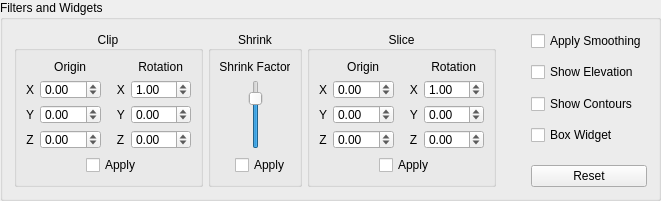
           <widget class="QGroupBox" name="filters">
            <property name="sizePolicy">
             <sizepolicy hsizetype="Expanding" vsizetype="Preferred">
              <horstretch>0</horstretch>
              <verstretch>0</verstretch>
             </sizepolicy>
            </property>
            <property name="maximumSize">
             <size>
              <width>960</width>
              <height>191</height>
             </size>
            </property>
            <property name="title">
             <string>Filters and Widgets</string>
            </property>
            <layout class="QVBoxLayout" name="verticalLayout_23">
             <item>
              <layout class="QHBoxLayout" name="horizontalLayout_9">
               <property name="spacing">
                <number>5</number>
               </property>
               <property name="topMargin">
                <number>0</number>
               </property>
               <item>
                <widget class="QGroupBox" name="clip">
                 <property name="maximumSize">
                  <size>
                   <width>189</width>
                   <height>156</height>
                  </size>
                 </property>
                 <property name="title">
                  <string>Clip</string>
                 </property>
                 <property name="alignment">
                  <set>Qt::AlignCenter</set>
                 </property>
                 <property name="flat">
                  <bool>false</bool>
                 </property>
                 <layout class="QHBoxLayout" name="horizontalLayout_28">
                  <item>
                   <layout class="QVBoxLayout" name="verticalLayout_18">
                    <item>
                     <layout class="QHBoxLayout" name="horizontalLayout_26">
                      <item>
                       <layout class="QVBoxLayout" name="verticalLayout_16">
                        <item>
                         <widget class="QLabel" name="label">
                          <property name="font">
                           <font>
                            <underline>false</underline>
                           </font>
                          </property>
                          <property name="text">
                           <string>    Origin</string>
                          </property>
                          <property name="alignment">
                           <set>Qt::AlignCenter</set>
                          </property>
                         </widget>
                        </item>
                        <item>
                         <layout class="QHBoxLayout" name="horizontalLayout_25">
                          <item>
                           <widget class="QLabel" name="label_8">
                            <property name="text">
                             <string>X</string>
                            </property>
                            <property name="alignment">
                             <set>Qt::AlignCenter</set>
                            </property>
                           </widget>
                          </item>
                          <item>
                           <widget class="QDoubleSpinBox" name="xClipOrigin">
                            <property name="minimum">
                             <double>-99.000000000000000</double>
                            </property>
                            <property name="singleStep">
                             <double>1.000000000000000</double>
                            </property>
                            <property name="value">
                             <double>0.000000000000000</double>
                            </property>
                           </widget>
                          </item>
                         </layout>
                        </item>
                        <item>
                         <layout class="QHBoxLayout" name="horizontalLayout_24">
                          <item>
                           <widget class="QLabel" name="label_10">
                            <property name="text">
                             <string>Y</string>
                            </property>
                            <property name="alignment">
                             <set>Qt::AlignCenter</set>
                            </property>
                           </widget>
                          </item>
                          <item>
                           <widget class="QDoubleSpinBox" name="yClipOrigin">
                            <property name="minimum">
                             <double>-99.000000000000000</double>
                            </property>
                           </widget>
                          </item>
                         </layout>
                        </item>
                        <item>
                         <layout class="QHBoxLayout" name="horizontalLayout_23">
                          <item>
                           <widget class="QLabel" name="label_9">
                            <property name="text">
                             <string>Z</string>
                            </property>
                            <property name="alignment">
                             <set>Qt::AlignCenter</set>
                            </property>
                           </widget>
                          </item>
                          <item>
                           <widget class="QDoubleSpinBox" name="zClipOrigin">
                            <property name="minimum">
                             <double>-99.000000000000000</double>
                            </property>
                           </widget>
                          </item>
                         </layout>
                        </item>
                       </layout>
                      </item>
                      <item>
                       <layout class="QVBoxLayout" name="verticalLayout_17">
                        <item>
                         <widget class="QLabel" name="label_2">
                          <property name="font">
                           <font>
                            <underline>false</underline>
                           </font>
                          </property>
                          <property name="text">
                           <string>       Rotation</string>
                          </property>
                          <property name="alignment">
                           <set>Qt::AlignCenter</set>
                          </property>
                         </widget>
                        </item>
                        <item>
                         <layout class="QHBoxLayout" name="horizontalLayout_20">
                          <item>
                           <widget class="QLabel" name="label_4">
                            <property name="text">
                             <string>   X</string>
                            </property>
                            <property name="alignment">
                             <set>Qt::AlignLeading|Qt::AlignLeft|Qt::AlignVCenter</set>
                            </property>
                           </widget>
                          </item>
                          <item>
                           <widget class="QDoubleSpinBox" name="xClipValue">
                            <property name="minimum">
                             <double>-99.000000000000000</double>
                            </property>
                            <property name="singleStep">
                             <double>1.000000000000000</double>
                            </property>
                            <property name="value">
                             <double>1.000000000000000</double>
                            </property>
                           </widget>
                          </item>
                         </layout>
                        </item>
                        <item>
                         <layout class="QHBoxLayout" name="horizontalLayout_21">
                          <item>
                           <widget class="QLabel" name="label_5">
                            <property name="text">
                             <string>   Y</string>
                            </property>
                           </widget>
                          </item>
                          <item>
                           <widget class="QDoubleSpinBox" name="yClipValue">
                            <property name="minimum">
                             <double>-99.000000000000000</double>
                            </property>
                           </widget>
                          </item>
                         </layout>
                        </item>
                        <item>
                         <layout class="QHBoxLayout" name="horizontalLayout_22">
                          <item>
                           <widget class="QLabel" name="label_6">
                            <property name="text">
                             <string>   Z</string>
                            </property>
                           </widget>
                          </item>
                          <item>
                           <widget class="QDoubleSpinBox" name="zClipValue">
                            <property name="minimum">
                             <double>-99.000000000000000</double>
                            </property>
                           </widget>
                          </item>
                         </layout>
                        </item>
                       </layout>
                      </item>
                     </layout>
                    </item>
                    <item>
                     <layout class="QHBoxLayout" name="horizontalLayout_27">
                      <item>
                       <spacer name="horizontalSpacer_5">
                        <property name="orientation">
                         <enum>Qt::Horizontal</enum>
                        </property>
                        <property name="sizeType">
                         <enum>QSizePolicy::Fixed</enum>
                        </property>
                        <property name="sizeHint" stdset="0">
                         <size>
                          <width>68</width>
                          <height>20</height>
                         </size>
                        </property>
                       </spacer>
                      </item>
                      <item>
                       <widget class="QCheckBox" name="clipFilter">
                        <property name="text">
                         <string>Apply</string>
                        </property>
                       </widget>
                      </item>
                      <item>
                       <spacer name="horizontalSpacer_6">
                        <property name="orientation">
                         <enum>Qt::Horizontal</enum>
                        </property>
                        <property name="sizeType">
                         <enum>QSizePolicy::Fixed</enum>
                        </property>
                        <property name="sizeHint" stdset="0">
                         <size>
                          <width>50</width>
                          <height>20</height>
                         </size>
                        </property>
                       </spacer>
                      </item>
                     </layout>
                    </item>
                   </layout>
                  </item>
                 </layout>
                </widget>
               </item>
               <item>
                <widget class="QGroupBox" name="shrink">
                 <property name="maximumSize">
                  <size>
                   <width>94</width>
                   <height>156</height>
                  </size>
                 </property>
                 <property name="title">
                  <string>Shrink</string>
                 </property>
                 <property name="alignment">
                  <set>Qt::AlignCenter</set>
                 </property>
                 <layout class="QHBoxLayout" name="horizontalLayout_31">
                  <item>
                   <layout class="QVBoxLayout" name="verticalLayout_19">
                    <item>
                     <widget class="QLabel" name="label_7">
                      <property name="text">
                       <string>Shrink Factor</string>
                      </property>
                      <property name="alignment">
                       <set>Qt::AlignCenter</set>
                      </property>
                     </widget>
                    </item>
                    <item>
                     <layout class="QHBoxLayout" name="horizontalLayout_30">
                      <item>
                       <spacer name="horizontalSpacer_8">
                        <property name="orientation">
                         <enum>Qt::Horizontal</enum>
                        </property>
                        <property name="sizeHint" stdset="0">
                         <size>
                          <width>18</width>
                          <height>20</height>
                         </size>
                        </property>
                       </spacer>
                      </item>
                      <item>
                       <widget class="QSlider" name="shrinkSlider">
                        <property name="maximum">
                         <number>100</number>
                        </property>
                        <property name="value">
                         <number>80</number>
                        </property>
                        <property name="orientation">
                         <enum>Qt::Vertical</enum>
                        </property>
                       </widget>
                      </item>
                      <item>
                       <spacer name="horizontalSpacer_7">
                        <property name="orientation">
                         <enum>Qt::Horizontal</enum>
                        </property>
                        <property name="sizeHint" stdset="0">
                         <size>
                          <width>18</width>
                          <height>20</height>
                         </size>
                        </property>
                       </spacer>
                      </item>
                     </layout>
                    </item>
                    <item>
                     <layout class="QHBoxLayout" name="horizontalLayout_29">
                      <item>
                       <spacer name="horizontalSpacer_9">
                        <property name="orientation">
                         <enum>Qt::Horizontal</enum>
                        </property>
                        <property name="sizeType">
                         <enum>QSizePolicy::Fixed</enum>
                        </property>
                        <property name="sizeHint" stdset="0">
                         <size>
                          <width>15</width>
                          <height>20</height>
                         </size>
                        </property>
                       </spacer>
                      </item>
                      <item>
                       <widget class="QCheckBox" name="shrinkFilter">
                        <property name="text">
                         <string>Apply</string>
                        </property>
                       </widget>
                      </item>
                     </layout>
                    </item>
                   </layout>
                  </item>
                 </layout>
                </widget>
               </item>
               <item>
                <widget class="QGroupBox" name="Slice">
                 <property name="maximumSize">
                  <size>
                   <width>189</width>
                   <height>156</height>
                  </size>
                 </property>
                 <property name="title">
                  <string>Slice</string>
                 </property>
                 <property name="alignment">
                  <set>Qt::AlignCenter</set>
                 </property>
                 <layout class="QHBoxLayout" name="horizontalLayout_19">
                  <item>
                   <layout class="QVBoxLayout" name="verticalLayout_15">
                    <item>
                     <layout class="QHBoxLayout" name="horizontalLayout_18">
                      <item>
                       <layout class="QVBoxLayout" name="verticalLayout_13">
                        <item>
                         <widget class="QLabel" name="label_16">
                          <property name="font">
                           <font>
                            <underline>false</underline>
                           </font>
                          </property>
                          <property name="text">
                           <string>    Origin</string>
                          </property>
                          <property name="alignment">
                           <set>Qt::AlignCenter</set>
                          </property>
                         </widget>
                        </item>
                        <item>
                         <layout class="QHBoxLayout" name="horizontalLayout_16">
                          <item>
                           <widget class="QLabel" name="label_14">
                            <property name="text">
                             <string>X</string>
                            </property>
                            <property name="alignment">
                             <set>Qt::AlignCenter</set>
                            </property>
                           </widget>
                          </item>
                          <item>
                           <widget class="QDoubleSpinBox" name="xSliceOrigin">
                            <property name="minimum">
                             <double>-99.000000000000000</double>
                            </property>
                            <property name="singleStep">
                             <double>1.000000000000000</double>
                            </property>
                            <property name="value">
                             <double>0.000000000000000</double>
                            </property>
                           </widget>
                          </item>
                         </layout>
                        </item>
                        <item>
                         <layout class="QHBoxLayout" name="horizontalLayout_15">
                          <item>
                           <widget class="QLabel" name="label_12">
                            <property name="text">
                             <string>Y</string>
                            </property>
                            <property name="alignment">
                             <set>Qt::AlignCenter</set>
                            </property>
                           </widget>
                          </item>
                          <item>
                           <widget class="QDoubleSpinBox" name="ySliceOrigin">
                            <property name="minimum">
                             <double>-99.000000000000000</double>
                            </property>
                           </widget>
                          </item>
                         </layout>
                        </item>
                        <item>
                         <layout class="QHBoxLayout" name="horizontalLayout_14">
                          <item>
                           <widget class="QLabel" name="label_15">
                            <property name="text">
                             <string>Z</string>
                            </property>
                            <property name="alignment">
                             <set>Qt::AlignCenter</set>
                            </property>
                           </widget>
                          </item>
                          <item>
                           <widget class="QDoubleSpinBox" name="zSliceOrigin">
                            <property name="minimum">
                             <double>-99.000000000000000</double>
                            </property>
                           </widget>
                          </item>
                         </layout>
                        </item>
                       </layout>
                      </item>
                      <item>
                       <layout class="QVBoxLayout" name="verticalLayout_14">
                        <item>
                         <widget class="QLabel" name="label_3">
                          <property name="font">
                           <font>
                            <underline>false</underline>
                           </font>
                          </property>
                          <property name="text">
                           <string>       Rotation</string>
                          </property>
                          <property name="alignment">
                           <set>Qt::AlignCenter</set>
                          </property>
                         </widget>
                        </item>
                        <item>
                         <layout class="QHBoxLayout" name="horizontalLayout_11">
                          <item>
                           <widget class="QLabel" name="label_17">
                            <property name="text">
                             <string>   X</string>
                            </property>
                           </widget>
                          </item>
                          <item>
                           <widget class="QDoubleSpinBox" name="xSliceValue">
                            <property name="minimum">
                             <double>-99.000000000000000</double>
                            </property>
                            <property name="singleStep">
                             <double>1.000000000000000</double>
                            </property>
                            <property name="value">
                             <double>1.000000000000000</double>
                            </property>
                           </widget>
                          </item>
                         </layout>
                        </item>
                        <item>
                         <layout class="QHBoxLayout" name="horizontalLayout_12">
                          <item>
                           <widget class="QLabel" name="label_11">
                            <property name="text">
                             <string>   Y</string>
                            </property>
                           </widget>
                          </item>
                          <item>
                           <widget class="QDoubleSpinBox" name="ySliceValue">
                            <property name="minimum">
                             <double>-99.000000000000000</double>
                            </property>
                           </widget>
                          </item>
                         </layout>
                        </item>
                        <item>
                         <layout class="QHBoxLayout" name="horizontalLayout_13">
                          <item>
                           <widget class="QLabel" name="label_13">
                            <property name="text">
                             <string>   Z</string>
                            </property>
                           </widget>
                          </item>
                          <item>
                           <widget class="QDoubleSpinBox" name="zSliceValue">
                            <property name="minimum">
                             <double>-99.000000000000000</double>
                            </property>
                           </widget>
                          </item>
                         </layout>
                        </item>
                       </layout>
                      </item>
                     </layout>
                    </item>
                    <item>
                     <layout class="QHBoxLayout" name="horizontalLayout_17">
                      <item>
                       <spacer name="horizontalSpacer_3">
                        <property name="orientation">
                         <enum>Qt::Horizontal</enum>
                        </property>
                        <property name="sizeType">
                         <enum>QSizePolicy::Fixed</enum>
                        </property>
                        <property name="sizeHint" stdset="0">
                         <size>
                          <width>68</width>
                          <height>20</height>
                         </size>
                        </property>
                       </spacer>
                      </item>
                      <item>
                       <widget class="QCheckBox" name="sliceFilter">
                        <property name="text">
                         <string>Apply</string>
                        </property>
                       </widget>
                      </item>
                      <item>
                       <spacer name="horizontalSpacer_4">
                        <property name="orientation">
                         <enum>Qt::Horizontal</enum>
                        </property>
                        <property name="sizeType">
                         <enum>QSizePolicy::Fixed</enum>
                        </property>
                        <property name="sizeHint" stdset="0">
                         <size>
                          <width>50</width>
                          <height>20</height>
                         </size>
                        </property>
                       </spacer>
                      </item>
                     </layout>
                    </item>
                   </layout>
                  </item>
                 </layout>
                </widget>
               </item>
               <item>
                <spacer name="horizontalSpacer">
                 <property name="orientation">
                  <enum>Qt::Horizontal</enum>
                 </property>
                 <property name="sizeType">
                  <enum>QSizePolicy::Fixed</enum>
                 </property>
                 <property name="sizeHint" stdset="0">
                  <size>
                   <width>30</width>
                   <height>20</height>
                  </size>
                 </property>
                </spacer>
               </item>
               <item>
                <layout class="QVBoxLayout" name="verticalLayout_11">
                 <item>
                  <widget class="QCheckBox" name="smoothFilter">
                   <property name="text">
                    <string>Apply Smoothing</string>
                   </property>
                  </widget>
                 </item>
                 <item>
                  <spacer name="verticalSpacer">
                   <property name="orientation">
                    <enum>Qt::Vertical</enum>
                   </property>
                   <property name="sizeHint" stdset="0">
                    <size>
                     <width>20</width>
                     <height>10</height>
                    </size>
                   </property>
                  </spacer>
                 </item>
                 <item>
                  <widget class="QCheckBox" name="elevationFilter">
                   <property name="text">
                    <string>Show Elevation</string>
                   </property>
                  </widget>
                 </item>
                 <item>
                  <spacer name="verticalSpacer_2">
                   <property name="orientation">
                    <enum>Qt::Vertical</enum>
                   </property>
                   <property name="sizeHint" stdset="0">
                    <size>
                     <width>20</width>
                     <height>10</height>
                    </size>
                   </property>
                  </spacer>
                 </item>
                 <item>
                  <widget class="QCheckBox" name="contoursFilter">
                   <property name="text">
                    <string>Show Contours</string>
                   </property>
                  </widget>
                 </item>
                 <item>
                  <spacer name="verticalSpacer_3">
                   <property name="orientation">
                    <enum>Qt::Vertical</enum>
                   </property>
                   <property name="sizeHint" stdset="0">
                    <size>
                     <width>20</width>
                     <height>10</height>
                    </size>
                   </property>
                  </spacer>
                 </item>
                 <item>
                  <widget class="QCheckBox" name="boxWidget">
                   <property name="text">
                    <string>Box Widget</string>
                   </property>
                  </widget>
                 </item>
                 <item>
                  <spacer name="verticalSpacer_4">
                   <property name="orientation">
                    <enum>Qt::Vertical</enum>
                   </property>
                   <property name="sizeHint" stdset="0">
                    <size>
                     <width>20</width>
                     <height>18</height>
                    </size>
                   </property>
                  </spacer>
                 </item>
                 <item>
                  <widget class="QPushButton" name="buttonResetView">
                   <property name="text">
                    <string>Reset</string>
                   </property>
                  </widget>
                 </item>
                </layout>
               </item>
              </layout>
             </item>
            </layout>
           </widget>
